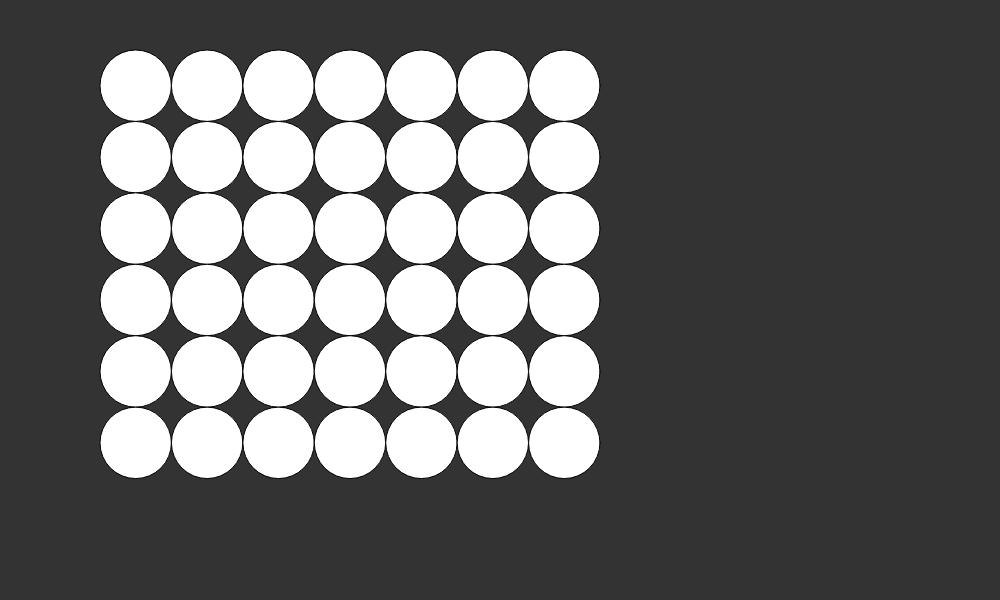
Frame 1 (no input)
Frame 60 (no input): identical to frame 1, image omitted
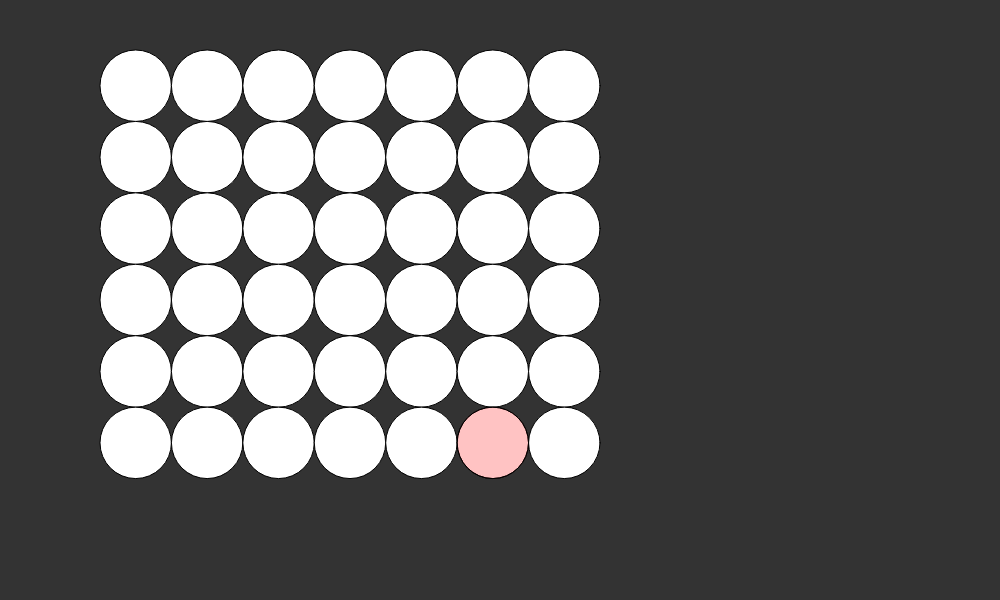
Frame 120 (the mouse pressed at the canvas centre since frame 60)

The p5.js sketch that drew these frames (run headless with seeded random() and noise() and a simulated clock; from frame 60 on, the mouse is pressed at the canvas centre):

// p5.js sketch
// ── sketch.js
var gameMode = 'TWO_PLAYER';
//var gameMode = 'RANDOM_AI';

var cols = 7;
var rows = 6;

var windowX = 100;
var windowY = 50;
var windowSize = 0;
var tileSize = 0;

var player = true;
var press = true;
var loop = true;

let matrix;
let colValues;

function setup() {
	createCanvas(1000,600);

	// Calculate size of game screen and tile:
	windowSize = min(width-2*windowX, height-2*windowY);
	tileSize = windowSize / max(cols, rows);

	matrix = new Array(rows);
	for (let i = 0; i < rows; i++) {
		matrix[i] = new Array(cols);
		for (let ii = 0; ii < cols; ii++) {
			matrix[i][ii] = 0;
		}
	}

	colValues = new Array(cols);
	for (let i = 0; i < cols; i++) {
		colValues[i] = 0;
	}

	console.log(matrix);
}

function draw() {

	if (loop) {

	drawMatrix();

	hoverCol = floor((mouseX - windowX) / tileSize);
	hoverRow = floor((mouseY - windowY) / tileSize);
	let actualRow = rows - colValues[hoverCol] - 1;
	if (hoverCol >= 0 && hoverCol < cols &&  actualRow < rows && actualRow >= 0) {
		if (player)
			fill(255,0,0,60);
		else
			fill(255,255,0,60);
		ellipse(windowX + hoverCol * tileSize, windowY + actualRow * tileSize, tileSize)
	}


	}
}

function drawMatrix() {
	background(51);

	// Draw tiles:
	ellipseMode(CORNER);
	for (let i = 0; i < cols; i++) {
		for (let ii = 0; ii < rows; ii++) {
			let value = matrix[ii][i];
			fill(0);
			if (value == 0) {
				fill(255);
			} else if (value == 1) {
				fill(255,0,0);
			} else if (value == -1) {
				fill(255,255,0);
			}
			ellipse(windowX + i * tileSize, windowY + ii * tileSize, tileSize);
		}
	}
}

function mouseReleased() {
	press = !press;
	if (press && loop) {

		if (gameMode == 'TWO_PLAYER') {
			// Changes boards value at the tile the user is hovering:
			hoverCol = floor((mouseX - windowX) / tileSize);
			hoverRow = floor((mouseY - windowY) / tileSize);
			let actualRow = rows - colValues[hoverCol] - 1;
			if (hoverCol >= 0 && hoverCol < cols &&  actualRow < rows && actualRow >= 0) {
				if (player) {
					matrix[actualRow][hoverCol] = 1;
				} else {
					matrix[actualRow][hoverCol] = -1;
				}
				colValues[hoverCol]++;
				checkWinner();

				player = !player;
				return false;
			}
		} else if (gameMode == 'RANDOM_AI') {
			hoverCol = floor((mouseX - windowX) / tileSize);
			hoverRow = floor((mouseY - windowY) / tileSize);
			let actualRow = rows - colValues[hoverCol] - 1;
			if (hoverCol >= 0 && hoverCol < cols &&  actualRow < rows && actualRow >= 0) {
				matrix[actualRow][hoverCol] = 1;
				colValues[hoverCol]++;
				
				if (checkWinner()) {
					return false;
				}

				// random ai's turn:
				while(true) {
					let randomCol = floor(random() * cols);
					let actualRow = rows - colValues[randomCol] - 1;
					if (actualRow < rows && actualRow >= 0) {
						matrix[actualRow][randomCol] = -1;
						colValues[randomCol]++;
						break;
					}
				}
				checkWinner();
				return false;
			}
			
		}

	}
}

function checkWinner() {
	// Vertical check:
	for (let i = 0; i < cols; i++) {
		let c = 1;
		let p = matrix[0][i];
		for (let ii = 1; ii < rows; ii++) {
			// matrix[ii][i]
			if (matrix[ii][i] == p) {
				c++;
			} else {
				c = 1;
				p = matrix[ii][i];
			}

			if (c == 4 && p != 0) {
				console.log('Winner: ' + p);
				loop = false;
				drawMatrix();
				return true;
			}
		}
	}

	// Horizontal check:
	for (let i = 0; i < rows; i++) {
		let c = 1;
		let p = matrix[i][0];
		for (let ii = 1; ii < cols; ii++) {
			if (matrix[i][ii] == p) {
				c++;
			} else {
				c = 1;
				p = matrix[i][ii];
			}

			if (c == 4 && p != 0) {
				console.log('Winner: ' + p);
				loop = false;
				drawMatrix();
				return true;
			}
		}
	}

	// Diagonals to bottom right:
	for (let i = 0; i < cols - 3; i++) {
		for (let ii = 0; ii < rows - 3; ii++) {
			let first = matrix[ii][i];
			let second = matrix[ii+1][i+1];
			let third = matrix[ii+2][i+2];
			let fourth = matrix[ii+3][i+3];

			let s = first + second + third + fourth;
			if (s == 4 || s == -4) {
				console.log('Winner: ' + first);
				loop = false;
				drawMatrix();
				return true;
			}
		}
	}

	// Diagonals to bottom left:
	for (let i = 3; i < cols; i++) {
		for (let ii = 0; ii < rows - 3; ii++) {
			let first = matrix[ii][i];
			let second = matrix[ii+1][i-1];
			let third = matrix[ii+2][i-2];
			let fourth = matrix[ii+3][i-3];

			let s = first + second + third + fourth;
			if (s == 4 || s == -4) {
				console.log('Winner: ' + first);
				loop = false;
				drawMatrix();
				return true;
			}
		}
	}
}
// ── style.css
body {
  margin: 0;
  /*display: flex;*/

  justify-content: left;

  align-items: top;
}

canvas {
  position:absolute;
  top:0;
  left:0;
  width:100%;
  height:100%;
  z-index:-1;
}
